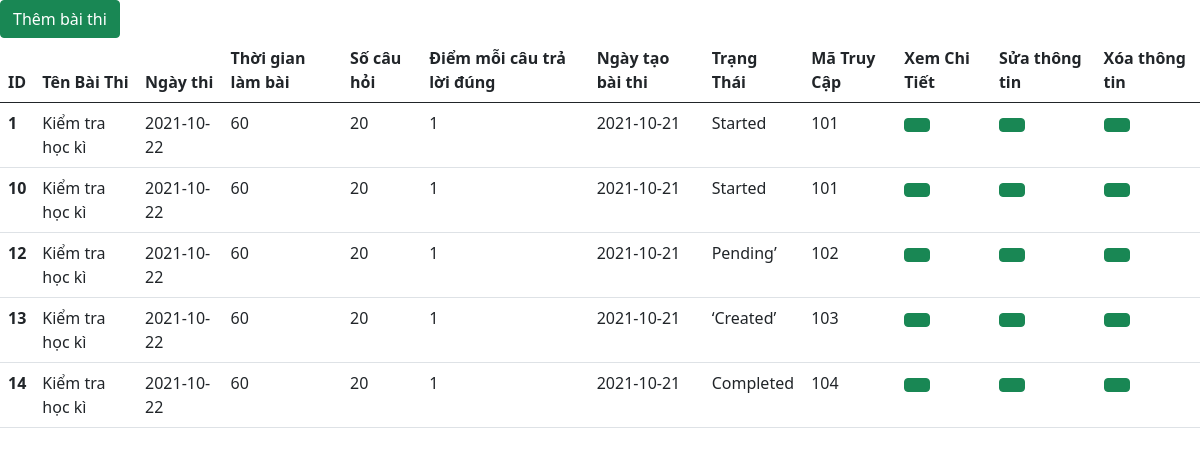
The page / on the database its author committed.
### tables this page shows
CREATE TABLE `exams` (
  `id` int(10) NOT NULL,
  `exam_title` varchar(50) NOT NULL,
  `exam_datetime` date NOT NULL,
  `duration` int(60) NOT NULL,
  `total_question` int(20) NOT NULL,
  `marks_per_right_answer` int(10) NOT NULL,
  `created_on` date NOT NULL,
  `status` varchar(30) NOT NULL,
  `exam_code` int(10) NOT NULL
);

### src/index.php (the view, shortened to what this page needs)
<!doctype html>
<html lang="en">
  <head>
    <link href="https://cdn.jsdelivr.net/npm/bootstrap@5.0.2/dist/css/bootstrap.min.css" rel="stylesheet">
  </head>
  <body>
  <a href="add.php" class="btn btn-success"><i class="fas fa-user-plus"></i> Thêm bài thi</a>
    <table class="table">
  <thead>
    <tr>
      <th scope="col">ID</th>
      <th scope="col">Tên Bài Thi</th>
      <th scope="col">Ngày thi</th>
      <th scope="col">Thời gian làm bài</th>
      <th scope="col">Số câu hỏi</th>
      <th scope="col">Điểm mỗi câu trả lời đúng</th>
      <th scope="col">Ngày tạo bài thi</th>
      <th scope="col">Trạng Thái</th>
      <th scope="col">Mã Truy Cập </th>
      <th scope="col">Xem Chi Tiết</th>
      <th scope="col">Sửa thông tin</th>
      <th scope="col">Xóa thông tin</th>
    </tr>
  </thead>
  <tbody>
  <?php
            include 'config.php';
            $sql = "SELECT id, exam_title, exam_datetime, duration, total_question,
            marks_per_right_answer, created_on,status, exam_code FROM exams ";
            $result = mysqli_query($conn, $sql);
            if (mysqli_num_rows($result) > 0) {
                while ($row = mysqli_fetch_assoc($result)) {
            ?>
                    <tr>
                        <th scope="row"><?php echo $row['id']; ?> </th>
                        <td><?php echo $row['exam_title']; ?></td>
                        <td><?php echo $row['exam_datetime']; ?></td>
                        <td><?php echo $row['duration']; ?></td>
                        <td><?php echo $row['total_question']; ?></td>
                        <td><?php echo $row['marks_per_right_answer']; ?></td>
                        <td><?php echo $row['created_on']; ?></td>
                        <td><?php echo $row['status']; ?></td>
                        <td><?php echo $row['exam_code']; ?></td>
                        <td><a href="all.php?id= <?php echo $row['id']; ?>"><i class="fas fa-user-times btn btn-success"></i></a></td>
                        <td><a href="edit.php?id= <?php echo $row['id']; ?>"><i class="fas fa-user-edit btn btn-success"></i></a></td>
                        <td><a href="delete.php?id= <?php echo $row['id']; ?>"><i class="fas fa-user-times btn btn-success"></i></a></td>
                    </tr>
            <?php
                }
            }
            ?>
  </tbody>
</table>
  </body>
</html>

### rows shown on the page
exams: id "1", exam_title "Kiểm tra học kì", exam_datetime "2021-10-22", duration "60", total_question "20", marks_per_right_answer "1", created_on "2021-10-21", status "Started", exam_code "101"
exams: id "10", exam_title "Kiểm tra học kì", exam_datetime "2021-10-22", duration "60", total_question "20", marks_per_right_answer "1", created_on "2021-10-21", status "Started", exam_code "101"
exams: id "12", exam_title "Kiểm tra học kì", exam_datetime "2021-10-22", duration "60", total_question "20", marks_per_right_answer "1", created_on "2021-10-21", status "Pending’", exam_code "102"
exams: id "13", exam_title "Kiểm tra học kì", exam_datetime "2021-10-22", duration "60", total_question "20", marks_per_right_answer "1", created_on "2021-10-21", status "‘Created’", exam_code "103"
exams: id "14", exam_title "Kiểm tra học kì", exam_datetime "2021-10-22", duration "60", total_question "20", marks_per_right_answer "1", created_on "2021-10-21", status "Completed", exam_code "104"
